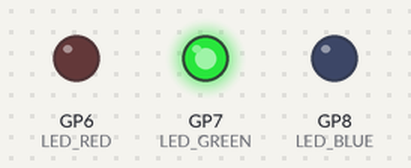
A program run on a simulated Raspberry Pi Pico. Parts: output pins drawn as LEDs (lit = HIGH).

Above: at 1.5 s.
At 2.5 s:
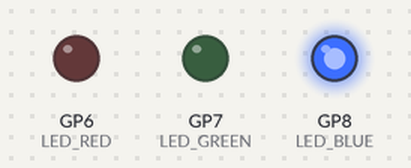
At 6.5 s:
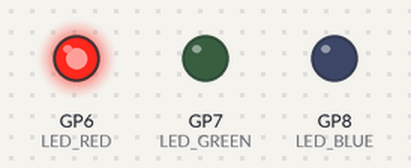
Timing chart, 0 to 7.9 s (numbered marks = the images above):
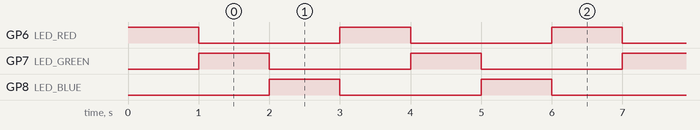

The program:

main.cpp
```cpp
#include <Arduino.h>

#define LED_RED 6
#define LED_GREEN 7
#define LED_BLUE 8

int led_pwms[3] = {0};
int max_pwm_value = 100; // Maximum PWM value for the LEDs

void ledControl(int led_pwms[3]) {
  for(int i = 0; i < 3; i++) {
    if(led_pwms[i] < 0) {
      led_pwms[i] = 0; // Ensure PWM values are not negative
    } else if(led_pwms[i] > max_pwm_value) {
      led_pwms[i] = max_pwm_value; // Ensure PWM values do not exceed 255
    }
  }
  // Set the PWM values for the LEDs
  digitalWrite(LED_RED, led_pwms[0]);
  digitalWrite(LED_GREEN, led_pwms[1]);
  digitalWrite(LED_BLUE, led_pwms[2]);
}

void setup() {
  // put your setup code here, to run once:
  pinMode(LED_RED, OUTPUT);
  pinMode(LED_GREEN, OUTPUT);
  pinMode(LED_BLUE, OUTPUT);

  for(int i = 0; i < 3; i++) {
    led_pwms[i] = 0;
  }

  led_pwms[0] = 127; // Start with red LED at full brightness
  led_pwms[1] = 0;   // Green LED off
  led_pwms[2] = 0;   // Blue LED off
  ledControl(led_pwms);
  delay(1000); // Wait for a second before starting the loop

}

void loop() {
  // put your main code here, to run repeatedly:
  led_pwms[0] = 0;   // Turn off red LED
  led_pwms[1] = 100; // Turn on green LED
  led_pwms[2] = 0;   // Blue LED off
  ledControl(led_pwms);
  delay(1000);
  led_pwms[0] = 0;   // Red LED off
  led_pwms[1] = 0;   // Green LED off
  led_pwms[2] = 100; // Turn on blue LED
  ledControl(led_pwms);
  delay(1000);
  led_pwms[0] = 100; // Turn on red LED again
  led_pwms[1] = 0;   // Green LED off
  led_pwms[2] = 0;   // Blue LED off
  ledControl(led_pwms);
  delay(1000);
}
```

Measured:
- by itself, GP6 (LED_RED), GP7 (LED_GREEN), GP8 (LED_BLUE): alternates HIGH for 1.0 s and LOW for 2.0 s
- by itself, everything shown: repeats every 3.0 s, in 3 steps
